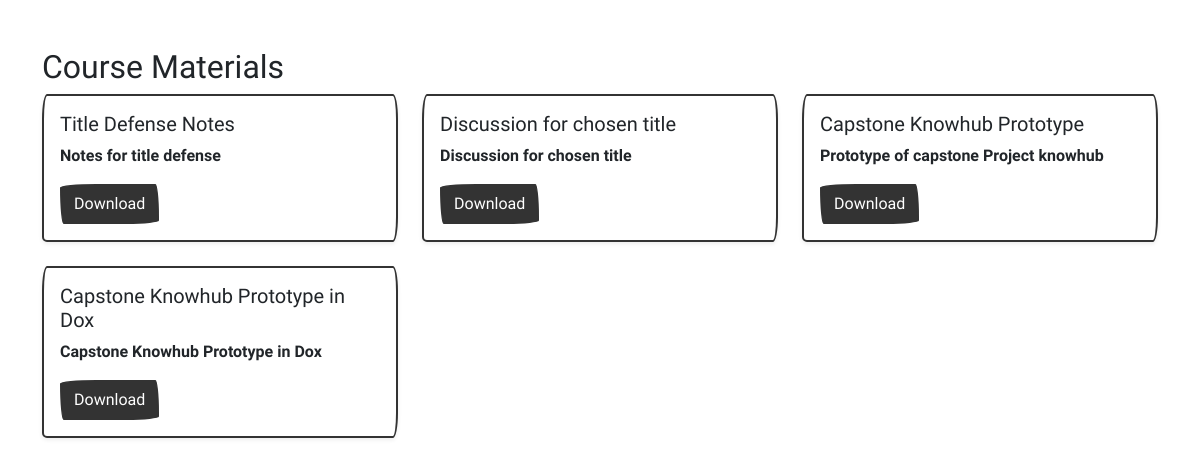
The app's page /course_materials.php?subject_id=23 with its own data.
### tables this page shows
CREATE TABLE `resources` (
  `id` int(11) NOT NULL,
  `subject_id` int(11) NOT NULL,
  `uploader_id` int(11) NOT NULL,
  `title` varchar(255) NOT NULL,
  `description` text DEFAULT NULL,
  `file_path` varchar(255) NOT NULL,
  `file_type` varchar(20) DEFAULT NULL,
  `version` int(11) DEFAULT 1,
  `created_at` datetime DEFAULT current_timestamp(),
  `updated_at` datetime DEFAULT current_timestamp() ON UPDATE current_timestamp(),
  `is_active` tinyint(1) DEFAULT 1,
  `academic_year` varchar(20) DEFAULT NULL,
  `semester` varchar(20) DEFAULT NULL,
  `download_count` int(11) DEFAULT 0,
  `visibility` enum('private','shared') DEFAULT 'private',
  `shared_with` enum('none','all_instructors','all_students','selected_instructors') DEFAULT 'none'
);

### course_materials.php (the view, shortened to what this page needs)
<?php
require 'db.php';
$subject_id = $_GET['subject_id'];
$sql = "SELECT * FROM resources WHERE subject_id = ?";
$stmt = $conn->prepare($sql);
$stmt->bind_param("i", $subject_id);
$stmt->execute();
$result = $stmt->get_result();
$resources = $result->fetch_all(MYSQLI_ASSOC);
?>
<!DOCTYPE html>
<html lang="en">
<head>
    <link href="/assets/bootstrap/bootstrap.min.css" rel="stylesheet">
</head>
<body>
    <div class="container mt-5">
        <h2>Course Materials</h2>
        <div class="row">
            <?php foreach ($resources as $resource): ?>
            <div class="col-md-4">
                <div class="card mb-4 shadow-sm">
                    <div class="card-body">
                        <h5 class="card-title"><?php echo $resource['title']; ?></h5>
                        <p class="card-text"><?php echo $resource['description']; ?></p>
                        <a href="<?php echo $resource['file_path']; ?>" class="btn btn-primary">Download</a>
                    </div>
                </div>
            </div>
            <?php endforeach; ?>
        </div>
    </div>
</body>
</html>

### records on screen
resources: title "Title Defense Notes", description "Notes for title defense"
resources: title "Discussion for chosen title", description "Discussion for chosen title"
resources: title "Capstone Knowhub Prototype", description "Prototype of capstone Project knowhub"
resources: title "Capstone Knowhub Prototype in Dox", description "Capstone Knowhub Prototype in Dox"
